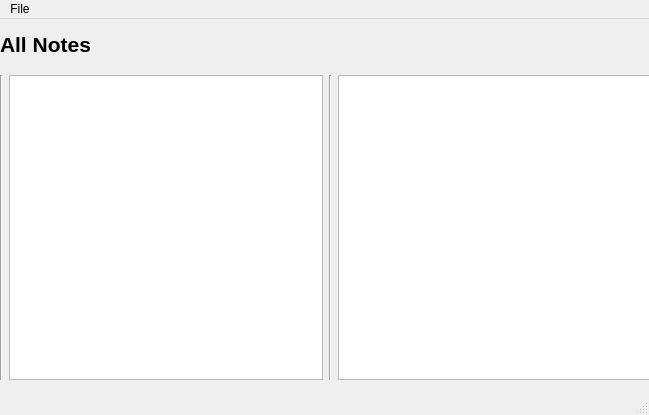
<?xml version="1.0" encoding="UTF-8"?>
<ui version="4.0">
 <class>SearchWindow</class>
 <widget class="QMainWindow" name="SearchWindow">
  <property name="geometry">
   <rect>
    <x>0</x>
    <y>0</y>
    <width>649</width>
    <height>415</height>
   </rect>
  </property>
  <property name="sizePolicy">
   <sizepolicy hsizetype="Preferred" vsizetype="Preferred">
    <horstretch>48</horstretch>
    <verstretch>0</verstretch>
   </sizepolicy>
  </property>
  <property name="minimumSize">
   <size>
    <width>100</width>
    <height>100</height>
   </size>
  </property>
  <property name="windowTitle">
   <string>KTomGirl</string>
  </property>
  <widget class="QWidget" name="centralwidget">
   <property name="minimumSize">
    <size>
     <width>200</width>
     <height>200</height>
    </size>
   </property>
   <widget class="QWidget" name="verticalLayoutWidget">
    <property name="geometry">
     <rect>
      <x>0</x>
      <y>0</y>
      <width>651</width>
      <height>361</height>
     </rect>
    </property>
    <layout class="QVBoxLayout" name="verticalLayout">
     <property name="sizeConstraint">
      <enum>QLayout::SetMaximumSize</enum>
     </property>
     <item>
      <widget class="QLabel" name="labelMainTitleBar">
       <property name="minimumSize">
        <size>
         <width>50</width>
         <height>50</height>
        </size>
       </property>
       <property name="font">
        <font>
         <pointsize>16</pointsize>
         <weight>75</weight>
         <bold>true</bold>
        </font>
       </property>
       <property name="text">
        <string>All Notes</string>
       </property>
      </widget>
     </item>
     <item>
      <layout class="QHBoxLayout" name="layout2">
       <property name="sizeConstraint">
        <enum>QLayout::SetMaximumSize</enum>
       </property>
       <item>
        <widget class="Line" name="line">
         <property name="orientation">
          <enum>Qt::Vertical</enum>
         </property>
        </widget>
       </item>
       <item>
        <widget class="QTableWidget" name="tableNotebooks"/>
       </item>
       <item>
        <widget class="Line" name="line_2">
         <property name="orientation">
          <enum>Qt::Vertical</enum>
         </property>
        </widget>
       </item>
       <item>
        <widget class="QTableWidget" name="tableNotes"/>
       </item>
      </layout>
     </item>
    </layout>
   </widget>
  </widget>
  <widget class="QMenuBar" name="menubar">
   <property name="geometry">
    <rect>
     <x>0</x>
     <y>0</y>
     <width>649</width>
     <height>27</height>
    </rect>
   </property>
   <widget class="QMenu" name="menuSearch">
    <property name="title">
     <string>File</string>
    </property>
    <addaction name="actionNew_Note"/>
    <addaction name="actionQuit"/>
   </widget>
   <addaction name="menuSearch"/>
  </widget>
  <widget class="QStatusBar" name="statusbar"/>
  <action name="actionNew_Note">
   <property name="text">
    <string>New Note</string>
   </property>
  </action>
  <action name="actionQuit">
   <property name="text">
    <string>Quit</string>
   </property>
  </action>
 </widget>
 <resources/>
 <connections/>
</ui>
